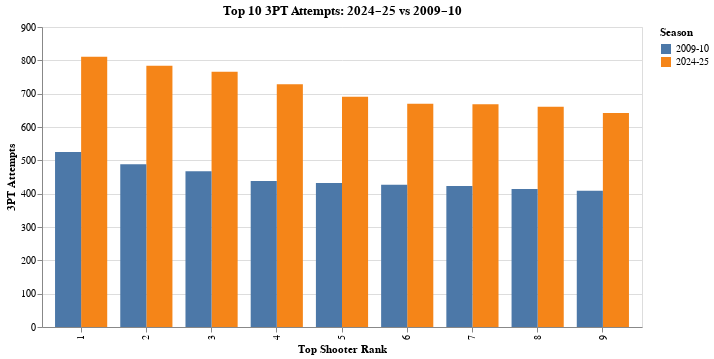

The notebook cell this image was saved under:
### Code cell
alt.Chart(df_long).mark_bar().encode(
    x=alt.X('Rank:O', title='Top Shooter Rank'),
    xOffset='Year:N',
    y=alt.Y('Attempts:Q', title='3PT Attempts'),
    color=alt.Color('Year:N', title='Season'), 
    tooltip=['Year', 'Rank', 'Attempts']
).properties(
    title='Top 10 3PT Attempts: 2024–25 vs 2009–10',
    width=600
)

### Figure 1 — Vega-Lite specification as saved in the notebook (floating-point values rounded to 4 significant figures)
{"$schema": "https://vega.github.io/schema/vega-lite/v5.20.1.json", "config": {"view": {"continuousHeight": 300, "continuousWidth": 300}}, "data": {"name": "data-6c0956473920e8fa6a0d2e39db3c0e80"}, "datasets": {"data-6c0956473920e8fa6a0d2e39db3c0e80": [{"Attempts": 811, "Rank": "1", "Year": "2024-25"}, {"Attempts": 525, "Rank": "1", "Year": "2009-10"}, {"Attempts": 784, "Rank": "2", "Year": "2024-25"}, {"Attempts": 488, "Rank": "2", "Year": "2009-10"}, {"Attempts": 766, "Rank": "3", "Year": "2024-25"}, {"Attempts": 467, "Rank": "3", "Year": "2009-10"}, {"Attempts": 728, "Rank": "4", "Year": "2024-25"}, {"Attempts": 438, "Rank": "4", "Year": "2009-10"}, {"Attempts": 691, "Rank": "5", "Year": "2024-25"}, {"Attempts": 432, "Rank": "5", "Year": "2009-10"}, {"Attempts": 670, "Rank": "6", "Year": "2024-25"}, {"Attempts": 427, "Rank": "6", "Year": "2009-10"}, {"Attempts": 668, "Rank": "7", "Year": "2024-25"}, {"Attempts": 423, "Rank": "7", "Year": "2009-10"}, {"Attempts": 661, "Rank": "8", "Year": "2024-25"}, {"Attempts": 414, "Rank": "8", "Year": "2009-10"}, {"Attempts": 642, "Rank": "9", "Year": "2024-25"}, {"Attempts": 409, "Rank": "9", "Year": "2009-10"}]}, "encoding": {"color": {"field": "Year", "title": "Season", "type": "nominal"}, "tooltip": [{"field": "Year", "type": "nominal"}, {"field": "Rank", "type": "nominal"}, {"field": "Attempts", "type": "quantitative"}], "x": {"field": "Rank", "title": "Top Shooter Rank", "type": "ordinal"}, "xOffset": {"field": "Year", "type": "nominal"}, "y": {"field": "Attempts", "title": "3PT Attempts", "type": "quantitative"}}, "mark": {"type": "bar"}, "title": "Top 10 3PT Attempts: 2024–25 vs 2009–10", "width": 600}
